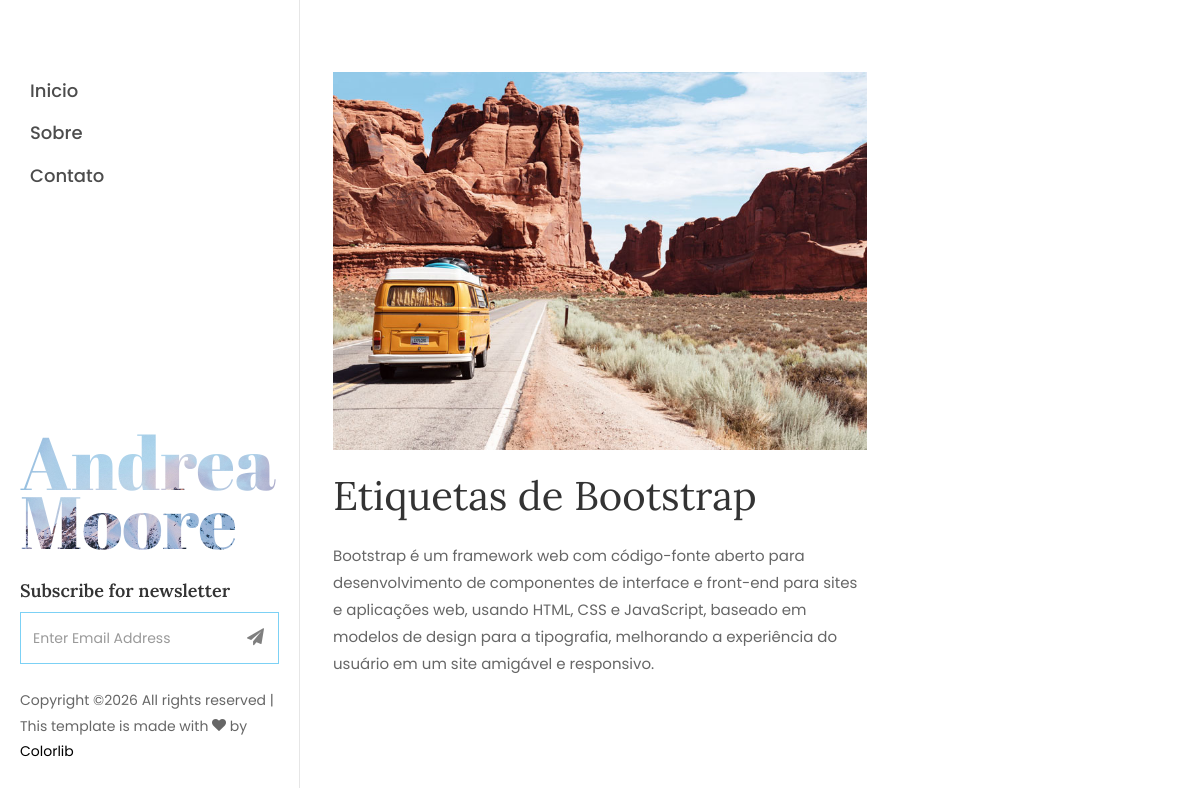
/blog/post/1, run on the app's committed database.
### tables this page shows
CREATE TABLE IF NOT EXISTS `posts` (
  `id` INT NOT NULL AUTO_INCREMENT,
  `categoria_id` INT NOT NULL,
  `imagem` BLOB NOT NULL,
  `titulo` VARCHAR(150) NOT NULL,
  `descricao` TEXT NOT NULL,
  `autor` VARCHAR(150) NOT NULL,
  `data_criacao` TIMESTAMP NOT NULL DEFAULT CURRENT_TIMESTAMP ON UPDATE CURRENT_TIMESTAMP,
  PRIMARY KEY (`id`),
  CONSTRAINT `fk_posts_categorias` FOREIGN KEY (`categoria_id`) REFERENCES `categorias` (`id`) ON DELETE RESTRICT ON UPDATE RESTRICT
);

### application/controllers/Blog.php (called while the page is built, shortened)
<?php
class Blog extends CI_Controller
{
    public function __construct()
    {
        $this->load->model('Post_model');
        $this->load->model('Categoria_model');
        $this->load->helper('blog');
    }
    public function post($post_id)
    {
        $data['categorias'] = $this->Categoria_model->get_categorias();
        $data['post'] = $this->Post_model->get($post_id);
        $data['subview'] = 'post';
        $this->load->view('blog_layout', $data);
    }
}

### index.php (called while the page is built, shortened)
<?php
require_once BASEPATH.'core/CodeIgniter.php';

### application/core/MY_model.php (called while the page is built, shortened)
<?php
class MY_model extends CI_Model
{
    protected $table_name = '';
    protected $primary_key = 'id';
    public function get($id = NULL, $single = FALSE)
    {
        if ($id != NULL) {
            $this->db->where($this->primary_key, $id);
            $method = 'row';
        } else if ($single == TRUE) {
            $method = 'row';
        } else {
            $method = 'result';
        }
        $this->db->order_by('id', 'desc');
        return $this->db->get($this->table_name)->$method();
    }
}

### application/views/post.php (the view)
<div class="row pt-md-4">
    <p>
        <img src="<?= base_url('assets/images/' . $post->imagem) ?>" alt="" class="img-fluid">
    </p>
    <h1 class="mb-3"><?= $post->titulo ?></h1>
    <p><?= $post->descricao ?></p>
</div>

### application/views/components/header.php (shortened to what this page needs)
<!DOCTYPE html>
<html lang="en">
<head>
  <link rel="stylesheet" href="https://cdnjs.cloudflare.com/ajax/libs/open-iconic/1.1.1/font/css/open-iconic-bootstrap.min.css">
  <link rel="stylesheet" href="https://cdnjs.cloudflare.com/ajax/libs/animate.css/3.7.2/animate.min.css">
  <link rel="stylesheet" href="https://cdnjs.cloudflare.com/ajax/libs/OwlCarousel2/2.3.4/assets/owl.carousel.min.css">
  <link rel="stylesheet" href="https://cdnjs.cloudflare.com/ajax/libs/OwlCarousel2/2.3.4/assets/owl.theme.default.min.css">
  <link rel="stylesheet" href="https://cdnjs.cloudflare.com/ajax/libs/magnific-popup.js/1.1.0/magnific-popup.min.css">
  <link rel="stylesheet" href="https://cdnjs.cloudflare.com/ajax/libs/aos/2.3.4/aos.css">
  <link rel="stylesheet" href="https://cdnjs.cloudflare.com/ajax/libs/ionicons/4.5.6/css/ionicons.min.css">
  <link rel="stylesheet" href="https://cdnjs.cloudflare.com/ajax/libs/bootstrap-datepicker/1.9.0/css/bootstrap-datepicker.min.css">
  <link rel="stylesheet" href="<?= base_url() ?>assets/css/flaticon.css">
  <link rel="stylesheet" href="<?= base_url() ?>assets/css/icomoon.css">
  <link rel="stylesheet" href="<?= base_url() ?>assets/css/style.css">
</head>

### application/views/blog_layout.php (shortened to what this page needs)
<?php $this->load->view('components/header'); ?>
<body>
<div id="colorlib-page">
    <?php $this->load->view('components/menu'); ?>
    <div id="colorlib-main">
        <section class="ftco-section ftco-no-pt ftco-no-pb">
            <div class="container">
                <div class="row d-flex">
                    <div class="col-xl-8 py-5 px-md-5">
                    <?php $this->load->view($subview); ?>
                    </div>
                </div>
            </div>
        </section>
    </div>
</div>
</body>
</html>

### application/views/components/menu.php (shortened to what this page needs)
<aside id="colorlib-aside" role="complementary" class="js-fullheight">
    <nav id="colorlib-main-menu" role="navigation">
        <?php $uri = uri_string(); ?>
        <ul>
            <li class="<?= ($uri == '' || $uri == 'blog/index') ? 'colorlib-active' : '' ?>"><a href="<?= base_url() ?>">Inicio</a></li>
            <li class="<?= ($uri == 'blog/sobre') ? 'colorlib-active' : '' ?>"><a href="<?= base_url('blog/sobre') ?>">Sobre</a></li>
            <li class="<?= ($uri == 'blog/contato') ? 'colorlib-active' : '' ?>"><a href="<?= base_url('blog/contato') ?>">Contato</a></li>
        </ul>
    </nav>
    <div class="colorlib-footer">
        <h1 id="colorlib-logo" class="mb-4"><a href="index.html" style="background-image: url(<?= base_url() ?>assets/images/bg_1.jpg);">Andrea <span>Moore</span></a></h1>
        <div class="mb-4">
            <h3>Subscribe for newsletter</h3>
            <form action="#" class="colorlib-subscribe-form">
                <div class="form-group d-flex">
                    <div class="icon"><span class="icon-paper-plane"></span></div>
                    <input type="text" class="form-control" placeholder="Enter Email Address">
                </div>
            </form>
        </div>
        <p class="pfooter">
            Copyright &copy; All rights reserved | This template is made with <i class="icon-heart" aria-hidden="true"></i> by <a href="https://colorlib.com" target="_blank">Colorlib</a>
        </p>
    </div>
</aside>

### assets/css/icomoon.css (style rules this page uses)
[class^="icon-"], [class*=" icon-"] { font-family: 'icomoon' !important; speak: none; font-style: normal; font-weight: normal; font-variant: normal; text-transform: none; line-height: 1; -webkit-font-smoothing: antialiased; -moz-osx-font-smoothing: grayscale; }
.icon-heart:before { content: "\f004"; }
.icon-paper-plane:before { content: "\f1d8"; }

### data on the page
posts: imagem (picture), titulo "Etiquetas de Bootstrap", descricao "Bootstrap é um framework web com código-fonte aberto para desenvolvimento de componentes de interface e front-end para sites e aplicações web, usando HTML, CSS e JavaScript, baseado em modelos de design para a tipografia, melhorando a experiência do usuário em um site amigável e responsivo."
